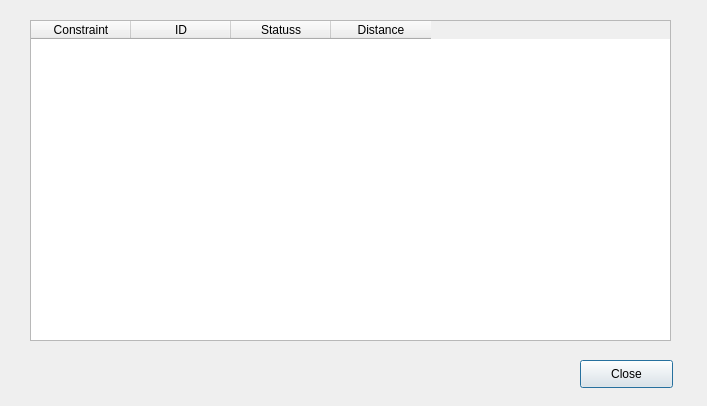
<?xml version="1.0" encoding="UTF-8"?>
<ui version="4.0">
 <class>dlgPipelineDialog</class>
 <widget class="QDialog" name="dlgPipelineDialog">
  <property name="geometry">
   <rect>
    <x>0</x>
    <y>0</y>
    <width>707</width>
    <height>406</height>
   </rect>
  </property>
  <property name="windowTitle">
   <string>Pipeline Planner</string>
  </property>
  <widget class="QTableWidget" name="tbllmpacts">
   <property name="geometry">
    <rect>
     <x>30</x>
     <y>20</y>
     <width>641</width>
     <height>321</height>
    </rect>
   </property>
   <property name="alternatingRowColors">
    <bool>true</bool>
   </property>
   <column>
    <property name="text">
     <string>Constraint</string>
    </property>
   </column>
   <column>
    <property name="text">
     <string>ID</string>
    </property>
   </column>
   <column>
    <property name="text">
     <string>Statuss</string>
    </property>
   </column>
   <column>
    <property name="text">
     <string>Distance</string>
    </property>
   </column>
  </widget>
  <widget class="QPushButton" name="btnPush">
   <property name="geometry">
    <rect>
     <x>580</x>
     <y>360</y>
     <width>93</width>
     <height>28</height>
    </rect>
   </property>
   <property name="text">
    <string>Close</string>
   </property>
  </widget>
 </widget>
 <resources/>
 <connections>
  <connection>
   <sender>btnPush</sender>
   <signal>pressed()</signal>
   <receiver>dlgPipelineDialog</receiver>
   <slot>reject()</slot>
   <hints>
    <hint type="sourcelabel">
     <x>626</x>
     <y>373</y>
    </hint>
    <hint type="destinationlabel">
     <x>351</x>
     <y>198</y>
    </hint>
   </hints>
  </connection>
 </connections>
</ui>
